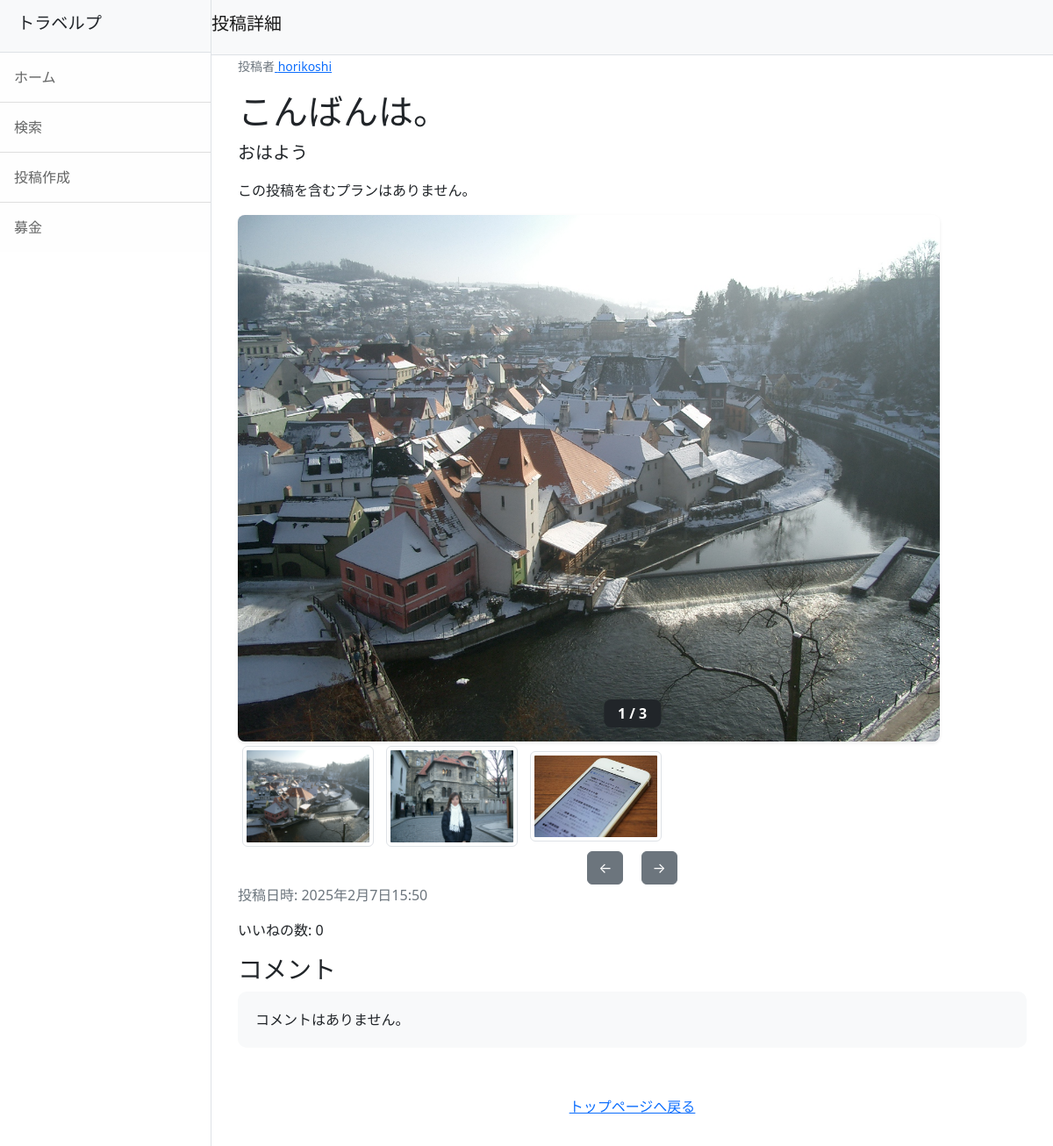
The page /post-detail/5/ on the database its author committed.
### travelp/models.py (models this page shows, shortened)
class Post(models.Model):
    user = models.ForeignKey(CustomUser, on_delete=models.SET_NULL, null=True, blank=True)
    title = models.CharField(max_length=200)
    comment = models.TextField()
    created_at = models.DateTimeField(auto_now_add=True)
    caption = models.TextField(verbose_name='場所', blank=True)
    latitude = models.DecimalField(max_digits=9, decimal_places=6, null=True, blank=True)  # 緯度
    longitude = models.DecimalField(max_digits=9, decimal_places=6, null=True, blank=True)  # 経度
    fundraising = models.ForeignKey(Fundraising, null=True, blank=True, on_delete=models.SET_NULL)
    def like_count(self):
        return self.likes.count()  # 投稿に対する「いいね」の数を返す

class PostImage(models.Model):
    post = models.ForeignKey(Post, related_name='images', on_delete=models.CASCADE)
    image = models.ImageField(upload_to='photos')

### accounts/models.py (models this page shows, shortened)
class CustomUser(AbstractUser):
    pass
    nickname = models.CharField(max_length=150, blank=True, null=True)
    profile_image = models.ImageField(upload_to='profile_images/', null=True, blank=True)
    profile_description = models.TextField(null=True, blank=True)

### travelp/views.py (the view)
# urls.py: path('post-detail/<int:pk>/', views.PostDetailView.as_view(), name='post_detail'),
class PostDetailView(DetailView):
    model = Post
    template_name = 'post_detail.html'
    context_object_name = 'post'
    def get_context_data(self, **kwargs):
        context = super().get_context_data(**kwargs)
        context['plans'] = Plan.objects.filter(posts=self.object)
        print(f"DEBUG: {self.object.title} を含むプラン数 → {context['plans'].count()}")
        post = self.object  # 現在表示されている投稿オブジェクトを取得
        context['comments'] = Comment.objects.filter(post=post)
        if self.request.user.is_authenticated:
            context['liked'] = post.liked_by_user(self.request.user)  # いいねしているか確認
        else:
            context['liked'] = False  # ログインしていない場合はいいねなし
        return context
    def post_detail(request, post_id):
        post = get_object_or_404(Post, id=post_id)
        if not (post.likes.filter(id=request.user.id).exists() or post.comments.filter(user=request.user).exists()):
            return redirect('some_other_page')
        plans = Plan.objects.filter(posts=post)
        print(f"DEBUG: {post.title} を含むプラン数 → {plans.count()}")
        return render(request, 'post_detail.html', {'post': post, 'plans': plans})

### travelp/templates/post_detail.html (shortened to what this page needs)
{% extends 'base.html' %}
{% block header %}投稿詳細{% endblock %}
{% block content %}
<div class="container-fluid">
                <small class="text-muted">
                  <p>投稿者<a href="{% url 'travelp:user_profile' post.pk %}">
                    {% if post.user.nickname %}
                      {{ post.user.nickname }}
                    {% else %}
                      {{ post.user.username }}
                    {% endif %}
                  </a>
                </small>
  <h1>{{ post.title }}</h1>
  <p class="lead">{{ post.comment }}</p>
  {% if plans %}
    <h3>この投稿が含まれるプラン</h3>
    <ul>
      {% for plan in plans %}
        <li>
          <a href="{% url 'travelp:plan_detail' plan.id %}">{{ plan.name }}（作成者: {{ plan.user.username }}）</a>
        </li>
      {% endfor %}
    </ul>
  {% else %}
    <p>この投稿を含むプランはありません。</p>
  {% endif %}
  <div style="position: relative;">
    <img id="main-image" src="{{ post.images.first.image.url }}" alt="メイン画像" width="800" class="img-fluid rounded-3 shadow-sm">
    <p id="image-count" class="image-count position-absolute bottom-0 start-50 translate-middle-x text-white bg-dark py-1 px-3 rounded-3" style="font-weight: bold; display: none;">1 / {{ post.images.count }}</p>
  </div>
  {% if post.images.count > 1 %}
    <div class="thumbnail-images">
      {% for image in post.images.all %}
        <img class="thumbnail img-thumbnail" src="{{ image.image.url }}" alt="投稿画像" width="150" onclick="changeImageFromThumbnail('{{ image.image.url }}')" style="cursor: pointer; margin: 5px;">
      {% endfor %}
    </div>
    <div class="thumbnail-navigation text-center">
      <button id="prev-thumbnail" class="btn btn-secondary me-2" onclick="changeThumbnail('prev')">←</button>
      <button id="next-thumbnail" class="btn btn-secondary ms-2" onclick="changeThumbnail('next')">→</button>
    </div>
  {% endif %}
  <p class="text-muted">投稿日時: {{ post.created_at }}</p>
  <p>いいねの数: <span id="like-count">{{ post.like_count }}</span></p>
  <h3>コメント</h3>
  <ul id="comment-list" class="list-unstyled">
    {% for comment in post.comments.all %}
      <li class="comment mb-3" style="background-color: #f8f9fa; border-radius: 10px; padding: 20px; box-shadow: 0 4px 10px rgba(0, 0, 0, 0.1);">
        <div class="d-flex justify-content-between">
          <strong>
            {% if comment.user.nickname %}
            {{ comment.user.nickname }}
            {% endif %}
            {{ comment.user.username }}
          </strong>
          <small class="text-muted">{{ comment.created_at|timesince }}前</small>
        </div>
        <p class="comment-text mt-2">{{ comment.text }}</p>
        {% if comment.user == request.user %}
          <form method="POST" action="{% url 'travelp:delete_comment' post.pk comment.pk %}" class="d-inline">
            {% csrf_token %}
            <button type="submit" class="btn btn-danger btn-sm mt-2">削除</button>
          </form>
        {% endif %}
      </li>
    {% empty %}
      <li class="mb-3" style="background-color: #f8f9fa; border-radius: 10px; padding: 20px;">コメントはありません。</li>
    {% endfor %}
  </ul>
  <p class="text-center mt-5">
    <a href="{% url 'travelp:index' %}" class="btn btn-link">トップページへ戻る</a>
  </p>
</div>
{% endblock %}

### rows shown on the page
Post: user.username "horikoshi", title "こんばんは。", comment "おはよう", images.first.image (picture), created_at "2025年2月7日15:50", like_count "0"
PostImage: image (picture)
PostImage: image (picture)
PostImage: image (picture)
